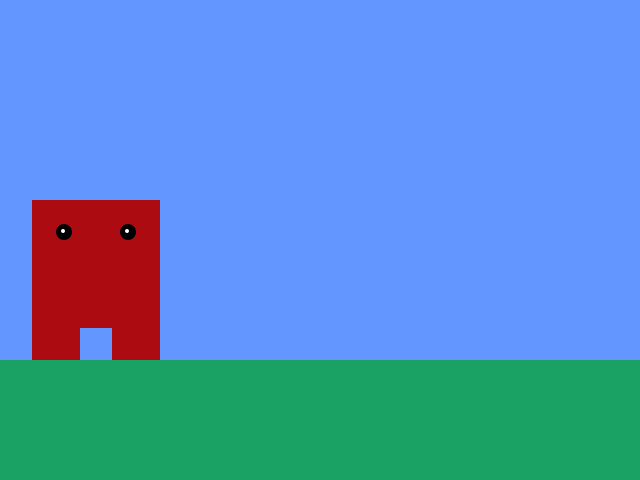
Frame 1 (no input)
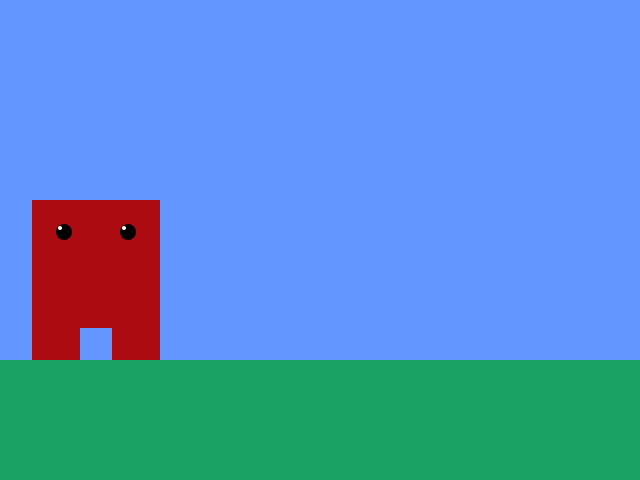
Frame 60 (the mouse pressed at the canvas centre just before this capture)
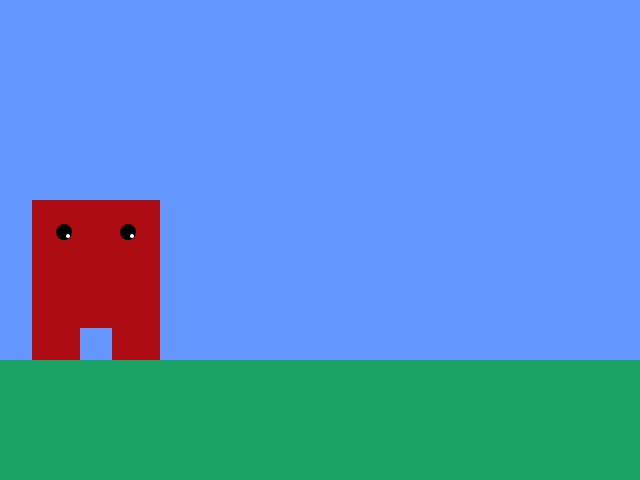
Frame 120 (the mouse held since frame 60 and released just before this capture)

The Processing sketch that drew these frames (run headless with seeded random() and noise(); from frame 60 on, the mouse is pressed at the canvas centre):

// Processing sketch: monster
// ── monster.pde
int wWidth        = 640, wHeight = 480; // our w/h dimensions for our window
int ground        = (wHeight/4)*3;
int pSpeed        = 7;
int[] pCords      = { 64, ground-96 };            // x/y values for monstor coordinates
int[] pSize       = { 128, 128 };                 // width/height values for monster's body
int bodyY         = -64;
int[] pupilCords  = { 0, bodyY/2, 64, bodyY/2 };  // positions of our pupils based on the translate
                                                  // call for our monster
boolean isJumping = false, isFalling = false;
int maxJumpHeight = pCords[1] - pSize[1]; // somewhat scale-able jumpheight

void drawMap() {
  background(100, 150, 255);
  fill(26, 162, 100);
  rect(0, ground, wWidth, wHeight/4);
}

void trackMouse() { // our eye tracking function which follows the mouse arround
  if (mouseX < pupilCords[0]+pCords[0]) { // we need to add pCord to adjust for the translate 
                                          // used in our drawMonster func
    pupilCords[0] -= 1;
    pupilCords[0] = max(pupilCords[0], -4);
  } else if (mouseX > pupilCords[0]+pCords[0]) {
    pupilCords[0] += 1;
    pupilCords[0] = min(pupilCords[0], 4);
  } 
  if (mouseX < pupilCords[2]+pCords[0]) {
    pupilCords[2] -= 1;
    pupilCords[2] = max(pupilCords[2], 64-4);
  } else if (mouseX > pupilCords[2]+pCords[0]) {
    pupilCords[2] += 1;
    pupilCords[2] = min(pupilCords[2], 64+4);
  }
  if (mouseY < pupilCords[1]+pCords[1] || mouseY < pupilCords[3]+pCords[1]) {
    pupilCords[1] -= 1;
    pupilCords[1] = max(pupilCords[1], (bodyY/2)-4);
    pupilCords[3] -= 1;
    pupilCords[3] = max(pupilCords[3], (bodyY/2)-4);
  } else if (mouseY > pupilCords[1]+pCords[1] || mouseY > pupilCords[3]+pCords[1]) {
    pupilCords[1] += 1;
    pupilCords[1] = min(pupilCords[1], (bodyY/2)+4);
    pupilCords[3] += 1;
    pupilCords[3] = min(pupilCords[3], (bodyY/2)+4);
  }
}

void drawMonster() { // this is our monster, supposed to look like super meat boy
  color smb = color(172, 11, 18);
  translate(pCords[0], pCords[1]);
  // body
  fill(smb);
  rect(-32, bodyY, pSize[0], pSize[1]);
  // eyes
  fill(0, 0, 0);
  ellipse( 0, bodyY/2, 16, 16);
  ellipse(64, bodyY/2, 16, 16);
  // pupils
  fill(255, 255, 255);
  ellipse(pupilCords[0], pupilCords[1], 4, 4);
  ellipse(pupilCords[2], pupilCords[3], 4, 4);
  // legs
  fill(smb);
  // left leg
  rect(-32, 64, 48, 32);
  //right leg
  rect(48, 64, 48, 32);
}

void checkJump() { // checks for isJumping and isFalling and jumps or falls accordingly
  if (isFalling) {
    Crouch(false);
    if (pCords[1] < ground) {
      pCords[1] += pSpeed;
      pCords[1] = min(pCords[1], ground-96);
    }
  } else if (isJumping) {
    Crouch(true);
    if (pCords[1] > maxJumpHeight) {
      pCords[1] -= pSpeed;
      pCords[1] = max(maxJumpHeight, pCords[1]);
    } else {
      isFalling = true;
    }
  }
}

void Crouch(boolean toggle) { // "crouches" our character before he jumps 
  // or when ctrl is pressed
  int base = -64;
  if (toggle) {
    bodyY += pSpeed;
    bodyY = min(bodyY, -48);
  } else {
    bodyY -= pSpeed;
    bodyY = max(bodyY, base);
  }
}

void keyPressed() {
 // println("keyCode: "+keyCode);
  switch (keyCode) { // using keycodes to trigger jump or left/right movement
  case 0x20: 
    { // space bar
      isJumping = true; 
      isFalling = !isJumping;
      break;
    }
  case 0x25: 
    { // left key
      pCords[0] -= pSpeed;
      break;
    }
  case 0x27: 
    { // right key
      pCords[0] += pSpeed;
      break;
    }
  }
}

void settings() {
  size(wWidth, wHeight);
}

void setup() {
  noStroke();
}

void draw() {
  drawMap();
  trackMouse();
  drawMonster();
  checkJump();
}
